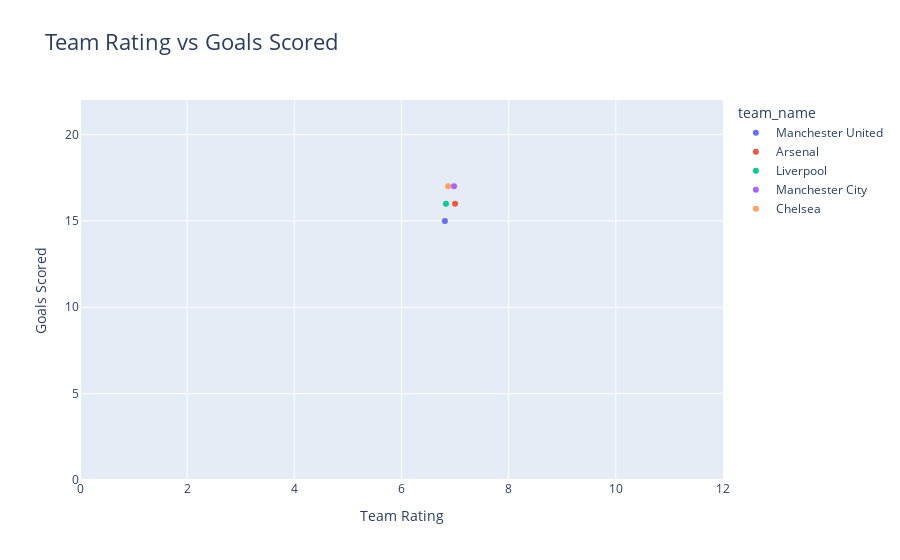

The notebook cell saved with this chart:
### Markdown cell above
## Plotting

### Code cell
import plotly.express as px
import pandas as pd

# convert the goals scored and rating cols to have numerical values
teams_df['goals_scored'] = pd.to_numeric(teams_df['goals_scored'], errors='coerce')
teams_df['rating'] = pd.to_numeric(teams_df['rating'], errors='coerce')

# creates the scatter plot comparing each team's rating to goals scored
fig = px.scatter(
    teams_df,
    x='rating',
    y='goals_scored',
    color='team_name',
    hover_name='team_name',
    title='Team Rating vs Goals Scored',
)

#normalize it so axis' start at 0
fig.update_layout(
    xaxis=dict(title='Team Rating', range=[0, teams_df['rating'].max() + 5]),
    yaxis=dict(title='Goals Scored', range=[0, teams_df['goals_scored'].max() + 5]),
    title_font_size=22
)

fig.show()

### Figure 1 — Plotly figure (JSON) as saved in the notebook; plotly's stock layout.template omitted (floating-point values rounded to 4 significant figures)
{"data": [{"hovertemplate": "<b>%{hovertext}</b><br><br>team_name=Manchester United<br>rating=%{x}<br>goals_scored=%{y}<extra></extra>", "hovertext": ["Manchester United"], "legendgroup": "Manchester United", "marker": {"color": "#636efa", "symbol": "circle"}, "mode": "markers", "name": "Manchester United", "orientation": "v", "showlegend": true, "type": "scatter", "x": [6.81], "xaxis": "x", "y": [15], "yaxis": "y"}, {"hovertemplate": "<b>%{hovertext}</b><br><br>team_name=Arsenal<br>rating=%{x}<br>goals_scored=%{y}<extra></extra>", "hovertext": ["Arsenal"], "legendgroup": "Arsenal", "marker": {"color": "#EF553B", "symbol": "circle"}, "mode": "markers", "name": "Arsenal", "orientation": "v", "showlegend": true, "type": "scatter", "x": [7], "xaxis": "x", "y": [16], "yaxis": "y"}, {"hovertemplate": "<b>%{hovertext}</b><br><br>team_name=Liverpool<br>rating=%{x}<br>goals_scored=%{y}<extra></extra>", "hovertext": ["Liverpool"], "legendgroup": "Liverpool", "marker": {"color": "#00cc96", "symbol": "circle"}, "mode": "markers", "name": "Liverpool", "orientation": "v", "showlegend": true, "type": "scatter", "x": [6.83], "xaxis": "x", "y": [16], "yaxis": "y"}, {"hovertemplate": "<b>%{hovertext}</b><br><br>team_name=Manchester City<br>rating=%{x}<br>goals_scored=%{y}<extra></extra>", "hovertext": ["Manchester City"], "legendgroup": "Manchester City", "marker": {"color": "#ab63fa", "symbol": "circle"}, "mode": "markers", "name": "Manchester City", "orientation": "v", "showlegend": true, "type": "scatter", "x": [6.98], "xaxis": "x", "y": [17], "yaxis": "y"}, {"hovertemplate": "<b>%{hovertext}</b><br><br>team_name=Chelsea<br>rating=%{x}<br>goals_scored=%{y}<extra></extra>", "hovertext": ["Chelsea"], "legendgroup": "Chelsea", "marker": {"color": "#FFA15A", "symbol": "circle"}, "mode": "markers", "name": "Chelsea", "orientation": "v", "showlegend": true, "type": "scatter", "x": [6.87], "xaxis": "x", "y": [17], "yaxis": "y"}], "layout": {"legend": {"title": {"text": "team_name"}, "tracegroupgap": 0}, "title": {"font": {"size": 22}, "text": "Team Rating vs Goals Scored"}, "xaxis": {"anchor": "y", "domain": [0, 1], "range": [0, 12], "title": {"text": "Team Rating"}}, "yaxis": {"anchor": "x", "domain": [0, 1], "range": [0, 22], "title": {"text": "Goals Scored"}}}}
